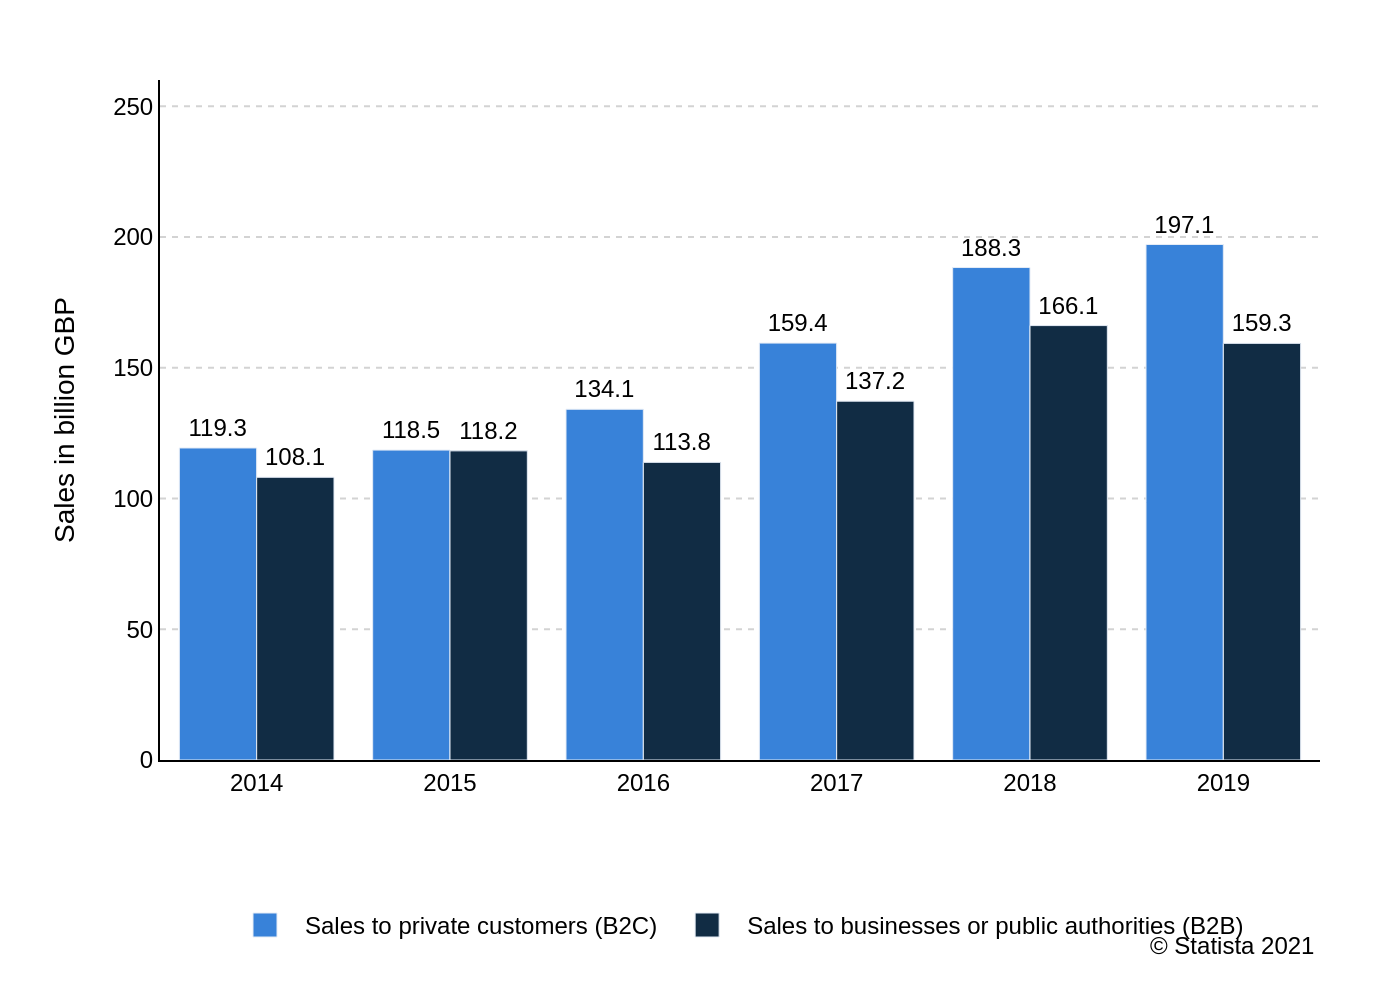

Source code (Python):
import sys
import json
import os
import plotly.graph_objects as go

# Check for command-line argument
if len(sys.argv) != 2:
    print("Usage: python script.py <path_to_json_file>")
    sys.exit(1)

json_path = sys.argv[1]

# Check if the JSON file exists
if not os.path.exists(json_path):
    print(f"Error: JSON file not found at {json_path}")
    sys.exit(1)

# Read data from the JSON file
with open(json_path, 'r', encoding='utf-8') as f:
    chart_info = json.load(f)

# Extract data for plotting
chart_data = chart_info.get("chart_data", {})
categories = chart_data.get("categories", [])
series_data = chart_data.get("series", [])
texts = chart_info.get("texts", {})
colors = chart_info.get("colors", [])

# Initialize the figure
fig = go.Figure()

# Add a trace for each data series
for i, series in enumerate(series_data):
    fig.add_trace(go.Bar(
        x=categories,
        y=series.get("data", []),
        name=series.get("name", ""),
        marker_color=colors[i % len(colors)],
        text=series.get("data", []),
        textposition='outside',
        textfont=dict(family="Arial", size=12),
        cliponaxis=False
    ))

# Update layout for a professional look
fig.update_layout(
    barmode='group',
    plot_bgcolor='white',
    paper_bgcolor='white',
    font=dict(
        family="Arial",
        size=12,
        color="black"
    ),
    xaxis=dict(
        title_text=texts.get("xaxis_title"),
        showgrid=False,
        showline=True,
        linewidth=1,
        linecolor='black',
        tickfont=dict(family="Arial", size=12)
    ),
    yaxis=dict(
        title_text=texts.get("yaxis_title"),
        range=[0, 260],
        showgrid=True,
        gridcolor='lightgray',
        griddash='dot',
        showline=True,
        linewidth=1,
        linecolor='black',
        tickfont=dict(family="Arial", size=12)
    ),
    legend=dict(
        orientation="h",
        yanchor="top",
        y=-0.2,
        xanchor="center",
        x=0.5
    ),
    margin=dict(l=80, r=40, b=120, t=40),
    annotations=[
        dict(
            text=texts.get("source"),
            showarrow=False,
            xref="paper",
            yref="paper",
            x=1,
            y=-0.3,
            xanchor='right',
            yanchor='bottom',
            font=dict(family="Arial", size=12)
        )
    ]
)

# Derive output filename from the input JSON path
base_name = os.path.splitext(os.path.basename(json_path))[0]
output_filename = f"{base_name}.png"

# Save the figure as a high-resolution PNG image
fig.write_image(output_filename, scale=2)

print(f"Chart successfully generated and saved to {output_filename}")
